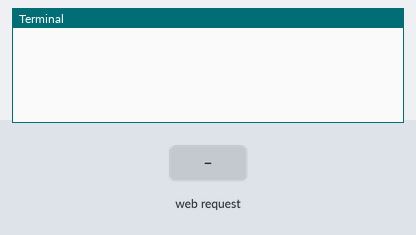
Recording of a program running on a simulated Raspberry Pi (BCM pin numbers). Parts: the last lines printed to the terminal. The test bench sets the inputs (shaded band). The camera gives no picture and a still takes 0.5 s; threads take turns every 2 ms; the clock reads 2024-03-15 10:24:30 at power-on unless the program sets it.

Above: at 1.2 s.
1.3 s: HTTP request for / received
At 2.3 s:
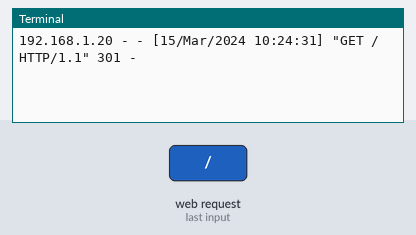
4.5 s: HTTP request for /index.html received
At 5.7 s:
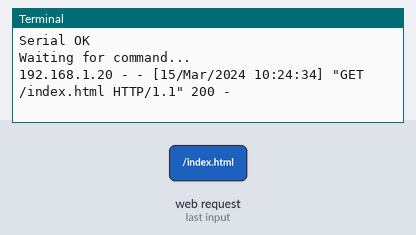
6.0 s: HTTP request for /stream.mjpg received
At 7.1 s:
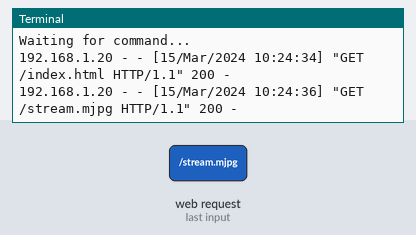

Measured:
- after the input at 1.3 s, the terminal: prints a new line at once (image 1)
- after the input at 4.5 s, the terminal: prints a new line at once (image 2)
- after the input at 6.0 s, the terminal: prints a new line at once (image 3)

The program:

Intermediary.py
```python
#!/usr/bin/python3

# Mostly copied from https://picamera.readthedocs.io/en/release-1.13/recipes2.html
# Run this script, then point a web browser at http:<this-ip-address>:8000
# Note: needs simplejpeg to be installed (pip3 install simplejpeg).

import io
import logging
import socketserver
import socket
import serial
import time
from http import server
from threading import Condition, Thread

from picamera2 import Picamera2
from picamera2.encoders import JpegEncoder
from picamera2.outputs import FileOutput

PAGE = """\
<html>
<head>
<title>picamera2 MJPEG streaming demo</title>
</head>
<body>
<h1>Picamera2 MJPEG Streaming Demo</h1>
<img src="stream.mjpg" width="640" height="480" />
</body>
</html>
"""


class StreamingOutput(io.BufferedIOBase):
    def __init__(self):
        self.frame = None
        self.condition = Condition()

    def write(self, buf):
        with self.condition:
            self.frame = buf
            self.condition.notify_all()


class StreamingHandler(server.BaseHTTPRequestHandler):
    def do_GET(self):
        if self.path == '/':
            self.send_response(301)
            self.send_header('Location', '/index.html')
            self.end_headers()
        elif self.path == '/index.html':
            content = PAGE.encode('utf-8')
            self.send_response(200)
            self.send_header('Content-Type', 'text/html')
            self.send_header('Content-Length', len(content))
            self.end_headers()
            self.wfile.write(content)
        elif self.path == '/stream.mjpg':
            self.send_response(200)
            self.send_header('Age', 0)
            self.send_header('Cache-Control', 'no-cache, private')
            self.send_header('Pragma', 'no-cache')
            self.send_header('Content-Type', 'multipart/x-mixed-replace; boundary=FRAME')
            self.end_headers()
            try:
                while True:
                    with output.condition:
                        output.condition.wait()
                        frame = output.frame
                    self.wfile.write(b'--FRAME\r\n')
                    self.send_header('Content-Type', 'image/jpeg')
                    self.send_header('Content-Length', len(frame))
                    self.end_headers()
                    self.wfile.write(frame)
                    self.wfile.write(b'\r\n')
            except Exception as e:
                logging.warning(
                    'Removed streaming client %s: %s',
                    self.client_address, str(e))
        else:
            self.send_error(404)
            self.end_headers()


class StreamingServer(socketserver.ThreadingMixIn, server.HTTPServer):
    allow_reuse_address = True
    daemon_threads = True

#Camera
picam2 = Picamera2()
picam2.configure(picam2.create_video_configuration(main={"size": (640, 480)}))
output = StreamingOutput()
picam2.start_recording(JpegEncoder(), FileOutput(output))

try:

    server_thread = Thread(target=StreamingServer(('', 8000), StreamingHandler).serve_forever)
    server_thread.daemon=True
    server_thread.start()

    #Create a socket objet
    server_socket=socket.socket(socket.AF_INET, socket.SOCK_STREAM)

    #Bind the socket to a specific address and port
    server_address=('',8001) #Different port than the streaming
    server_socket.bind(server_address)

    #Listen for incoming connections
    server_socket.listen(5)

    #Serial Communication Arduino
    ser=serial.Serial('/dev/ttyACM0',115200, timeout=1.0)
    time.sleep(3)
    ser.reset_input_buffer() #If arduino send data, the buffer is where all the data arrive, reset
    print("Serial OK")

    while True:
        print('Waiting for command...')
        client_socket, client_address = server_socket.accept()

        #Receive the command from the client
        command = client_socket.recv(1024).decode()

        #Add code here for actions after the command

        command_list=command.split("/")
        #client_socket.sendall(response.encode())

        client_socket.close()

        ser.write((str(command)+"_").encode('utf-8'))
        ser.reset_input_buffer() #If arduino send data, the buffer is where all the data arrive, reset


except KeyboardInterrupt:
    ser.close()
    pass

finally:
    ser.close()
    picam2.stop_recording()
```
